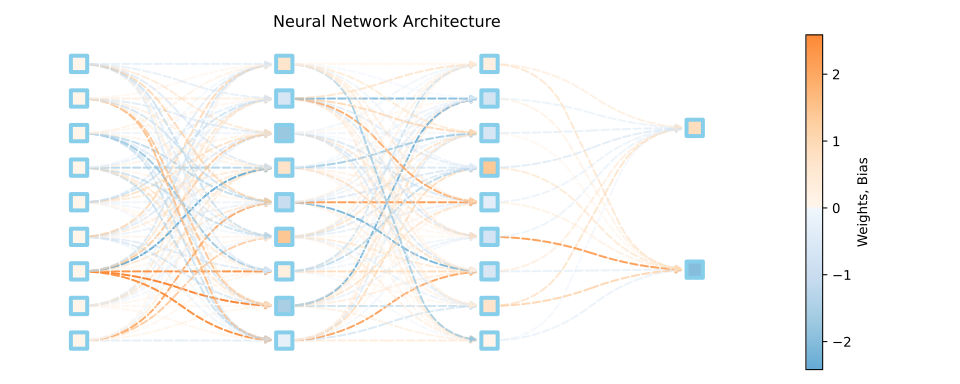

Here is the Python script that generated this plot:
import numpy as np
import networkx as nx
import matplotlib.colors as mcolors
import matplotlib.pyplot as plt

# Define the dimensions of the neural network layers
layer_dimensions = [9, 9, 9, 2]
node_size = 150
edge_alpha_min = 0.5
# Initialize NN weights and bias
nn = [
    np.random.randn(layer_dimensions[i+1], layer_dimensions[i])
    for i in range(len(layer_dimensions)-1)
]
nn_bias = [
    np.random.randn(layer_dimensions[i+1])
    for i in range(len(layer_dimensions)-1)
]
fig_height = 4
fig_width_ratio = 2.5
plt.figure(figsize=(fig_width_ratio*len(layer_dimensions), fig_height))
pred_node_pr = 0.1*fig_height/node_size
# Create a directed graph
G = nx.DiGraph()
node_biases = []
# Add nodes representing neurons
for layer, num_neurons in enumerate(layer_dimensions):
    for i in range(num_neurons):
        if layer == 3:
            G.add_node((layer, i), pos=(layer, i*layer_dimensions[-2]/layer_dimensions[-1]+layer_dimensions[-2]/(layer_dimensions[-1]*2)-(pred_node_pr*node_size/2+i*pred_node_pr*node_size)))
        else:
            G.add_node((layer, i), pos=(layer, i))
        if layer == 0:
            node_biases.append(0)
        else:
            node_biases.append(nn_bias[layer-1][i])
        
node_biases = np.array(node_biases)

edge_weights = []
# Add edges representing weights
for layer in range(len(layer_dimensions) - 1):
    for i in range(layer_dimensions[layer]):
        for j in range(layer_dimensions[layer + 1]):
            G.add_edge((layer, i), (layer + 1, j))
            edge_weights.append(nn[layer][j,i])
edge_weights = np.stack(edge_weights)
# Normalize edge weights for better visualization
min_weight = min(edge_weights.min(), node_biases.min())
max_weight = max(edge_weights.max(), node_biases.max())
norm = plt.Normalize(vmin=min_weight, vmax=max_weight)

# Plot the graph
pos = nx.get_node_attributes(G, 'pos')
edges = G.edges()
weights = [edge_weights[i].item() for i in range(len(edges))]
biases = [node_biases[i] for i in range(len(G.nodes()))]

# Color bar
colors = [plt.cm.Oranges_r(norm(max_weight-1*x/100)) if x>=0 else plt.cm.Blues_r(norm(-1*min_weight+x/100)) for x in range(int(min_weight*100), int(max_weight*100), 1)]
# Edge, node colors
edge_colors = [plt.cm.Oranges_r(norm(max_weight-1*w)) if w>=0 else plt.cm.Blues_r(norm(-1*min_weight+w)) for w in weights]
node_colors = [plt.cm.Oranges_r(norm(max_weight-1*b)) if b>=0 else plt.cm.Blues_r(norm(-1*min_weight+b)) for b in biases]
alpha = (np.abs(edge_weights)-np.abs(edge_weights).min())/(np.abs(edge_weights).max()-np.abs(edge_weights).min())
alpha[alpha<edge_alpha_min] = edge_alpha_min
# Draw nodes
nx.draw_networkx_nodes(G, pos, node_size=node_size, node_color=node_colors, edgecolors='skyblue', linewidths=3, node_shape='s')

# Draw edges with weights as curves
nx.draw_networkx_edges(G, pos, edgelist=edges, style='--', edge_color=edge_colors, width=1.5, alpha=alpha, connectionstyle="arc,angleA=0, angleB=-180, armA=40, armB=40, rad=40")

mymap = mcolors.LinearSegmentedColormap.from_list('my_colormap', colors)
sm = plt.cm.ScalarMappable(cmap=mymap, norm=norm)
sm.set_array([])
plt.colorbar(sm, label='Weights, Bias')

plt.title('Neural Network Architecture')
plt.tick_params(axis='both',which='both',bottom=False,left=False,labelbottom=False,labelleft=False)
plt.axis('off')
plt.tight_layout()
plt.savefig('nnplot.svg')

